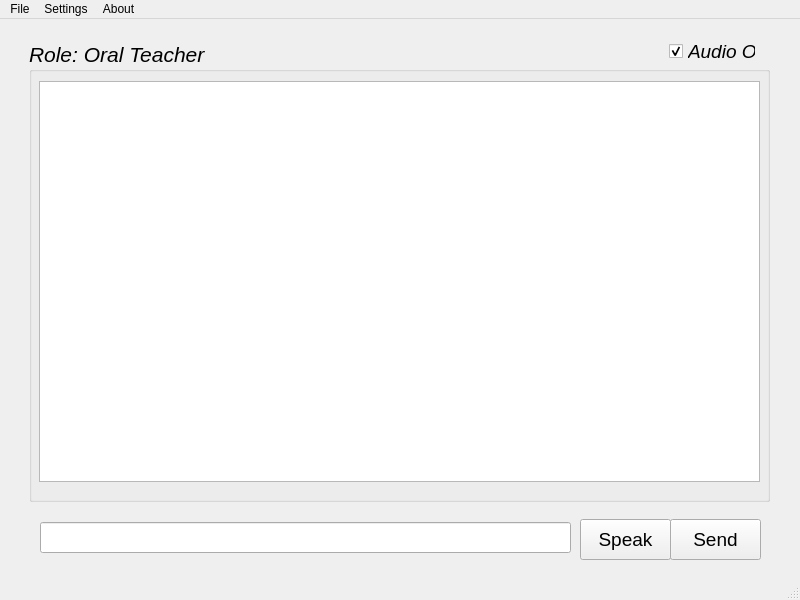
<?xml version="1.0" encoding="UTF-8"?>
<ui version="4.0">
 <class>MainWindow</class>
 <widget class="QMainWindow" name="MainWindow">
  <property name="geometry">
   <rect>
    <x>0</x>
    <y>0</y>
    <width>800</width>
    <height>600</height>
   </rect>
  </property>
  <property name="windowTitle">
   <string>Super Assistant</string>
  </property>
  <widget class="QWidget" name="centralwidget">
   <widget class="QGroupBox" name="groupBox">
    <property name="geometry">
     <rect>
      <x>29</x>
      <y>22</y>
      <width>741</width>
      <height>461</height>
     </rect>
    </property>
    <property name="font">
     <font>
      <family>Arial</family>
      <pointsize>16</pointsize>
      <weight>50</weight>
      <italic>true</italic>
      <bold>false</bold>
      <underline>false</underline>
      <strikeout>false</strikeout>
      <kerning>true</kerning>
     </font>
    </property>
    <property name="title">
     <string>Role: Oral Teacher</string>
    </property>
    <widget class="QTextBrowser" name="textBrowser">
     <property name="geometry">
      <rect>
       <x>10</x>
       <y>40</y>
       <width>721</width>
       <height>401</height>
      </rect>
     </property>
     <property name="font">
      <font>
       <pointsize>14</pointsize>
       <italic>false</italic>
      </font>
     </property>
     <property name="html">
      <string>&lt;!DOCTYPE HTML PUBLIC &quot;-//W3C//DTD HTML 4.0//EN&quot; &quot;http://www.w3.org/TR/REC-html40/strict.dtd&quot;&gt;
&lt;html&gt;&lt;head&gt;&lt;meta name=&quot;qrichtext&quot; content=&quot;1&quot; /&gt;&lt;style type=&quot;text/css&quot;&gt;
p, li { white-space: pre-wrap; }
&lt;/style&gt;&lt;/head&gt;&lt;body style=&quot; font-family:'Arial'; font-size:14pt; font-weight:400; font-style:normal;&quot;&gt;
&lt;p style=&quot;-qt-paragraph-type:empty; margin-top:0px; margin-bottom:0px; margin-left:0px; margin-right:0px; -qt-block-indent:0; text-indent:0px;&quot;&gt;&lt;br /&gt;&lt;/p&gt;&lt;/body&gt;&lt;/html&gt;</string>
     </property>
    </widget>
    <widget class="QCheckBox" name="checkBox">
     <property name="geometry">
      <rect>
       <x>640</x>
       <y>0</y>
       <width>87</width>
       <height>20</height>
      </rect>
     </property>
     <property name="font">
      <font>
       <family>Arial</family>
       <pointsize>14</pointsize>
      </font>
     </property>
     <property name="text">
      <string>Audio On</string>
     </property>
     <property name="checked">
      <bool>true</bool>
     </property>
    </widget>
   </widget>
   <widget class="QLineEdit" name="lineEdit">
    <property name="enabled">
     <bool>true</bool>
    </property>
    <property name="geometry">
     <rect>
      <x>40</x>
      <y>503</y>
      <width>531</width>
      <height>31</height>
     </rect>
    </property>
    <property name="font">
     <font>
      <family>Arial</family>
     </font>
    </property>
   </widget>
   <widget class="QPushButton" name="pushButton">
    <property name="geometry">
     <rect>
      <x>580</x>
      <y>500</y>
      <width>91</width>
      <height>41</height>
     </rect>
    </property>
    <property name="font">
     <font>
      <family>Arial</family>
      <pointsize>14</pointsize>
     </font>
    </property>
    <property name="text">
     <string>Speak</string>
    </property>
   </widget>
   <widget class="QPushButton" name="pushButton_2">
    <property name="geometry">
     <rect>
      <x>670</x>
      <y>500</y>
      <width>91</width>
      <height>41</height>
     </rect>
    </property>
    <property name="font">
     <font>
      <family>Arial</family>
      <pointsize>14</pointsize>
     </font>
    </property>
    <property name="text">
     <string>Send</string>
    </property>
   </widget>
  </widget>
  <widget class="QMenuBar" name="menubar">
   <property name="geometry">
    <rect>
     <x>0</x>
     <y>0</y>
     <width>800</width>
     <height>24</height>
    </rect>
   </property>
   <widget class="QMenu" name="menuSettings">
    <property name="title">
     <string>Settings</string>
    </property>
    <widget class="QMenu" name="menuRoles">
     <property name="title">
      <string>Roles</string>
     </property>
     <addaction name="actionOral_Teacher"/>
     <addaction name="actionChatbot"/>
     <addaction name="actionAisearch"/>
    </widget>
    <widget class="QMenu" name="menuAPI_Key">
     <property name="title">
      <string>API Key</string>
     </property>
     <addaction name="actionMy_API_Key"/>
    </widget>
    <widget class="QMenu" name="menuLanguages">
     <property name="title">
      <string>Languages</string>
     </property>
     <addaction name="actionChinese"/>
     <addaction name="actionGerman"/>
     <addaction name="actionEnglish"/>
     <addaction name="actionSpanish"/>
     <addaction name="actionFrench"/>
     <addaction name="actionItalian"/>
     <addaction name="actionJapanese"/>
     <addaction name="actionKorean"/>
     <addaction name="actionPolish"/>
     <addaction name="actionRussian"/>
     <addaction name="actionSwedish"/>
    </widget>
    <addaction name="menuLanguages"/>
    <addaction name="menuRoles"/>
    <addaction name="menuAPI_Key"/>
   </widget>
   <widget class="QMenu" name="menuHelp">
    <property name="title">
     <string>About</string>
    </property>
    <addaction name="actionGithub"/>
    <addaction name="actionFeedback"/>
   </widget>
   <widget class="QMenu" name="menuFile">
    <property name="title">
     <string>File</string>
    </property>
    <addaction name="actionSave"/>
    <addaction name="actionLoad"/>
   </widget>
   <addaction name="menuFile"/>
   <addaction name="menuSettings"/>
   <addaction name="menuHelp"/>
  </widget>
  <widget class="QStatusBar" name="statusbar"/>
  <action name="actionOral_Teacher">
   <property name="checkable">
    <bool>true</bool>
   </property>
   <property name="checked">
    <bool>true</bool>
   </property>
   <property name="text">
    <string>Oral Teacher</string>
   </property>
  </action>
  <action name="actionChatbot">
   <property name="checkable">
    <bool>true</bool>
   </property>
   <property name="text">
    <string>Chatbot</string>
   </property>
  </action>
  <action name="actionAisearch">
   <property name="checkable">
    <bool>true</bool>
   </property>
   <property name="text">
    <string>AI Search</string>
   </property>
  </action>
  <action name="actionEnglish">
   <property name="checkable">
    <bool>true</bool>
   </property>
   <property name="checked">
    <bool>true</bool>
   </property>
   <property name="text">
    <string>English</string>
   </property>
  </action>
  <action name="actionGithub">
   <property name="text">
    <string>Github</string>
   </property>
  </action>
  <action name="actionFeedback">
   <property name="text">
    <string>Feedback</string>
   </property>
  </action>
  <action name="actionMy_API_Key">
   <property name="text">
    <string>Select...</string>
   </property>
  </action>
  <action name="actionSave">
   <property name="text">
    <string>Save Chatlog</string>
   </property>
  </action>
  <action name="actionLoad">
   <property name="text">
    <string>Load Chatlog</string>
   </property>
  </action>
  <action name="actionChinese">
   <property name="checkable">
    <bool>true</bool>
   </property>
   <property name="text">
    <string>Chinese</string>
   </property>
  </action>
  <action name="actionGerman">
   <property name="checkable">
    <bool>true</bool>
   </property>
   <property name="text">
    <string>German</string>
   </property>
  </action>
  <action name="actionEnglish">
   <property name="checkable">
    <bool>true</bool>
   </property>
   <property name="checked">
    <bool>true</bool>
   </property>
   <property name="text">
    <string>English</string>
   </property>
  </action>
  <action name="actionSpanish">
   <property name="checkable">
    <bool>true</bool>
   </property>
   <property name="text">
    <string>Spanish</string>
   </property>
  </action>
  <action name="actionFrench">
   <property name="checkable">
    <bool>true</bool>
   </property>
   <property name="text">
    <string>French</string>
   </property>
  </action>
  <action name="actionItalian">
   <property name="checkable">
    <bool>true</bool>
   </property>
   <property name="text">
    <string>Italian</string>
   </property>
  </action>
  <action name="actionJapanese">
   <property name="checkable">
    <bool>true</bool>
   </property>
   <property name="text">
    <string>Japanese</string>
   </property>
  </action>
  <action name="actionKorean">
   <property name="checkable">
    <bool>true</bool>
   </property>
   <property name="text">
    <string>Korean</string>
   </property>
  </action>
  <action name="actionPolish">
   <property name="checkable">
    <bool>true</bool>
   </property>
   <property name="text">
    <string>Polish</string>
   </property>
  </action>
  <action name="actionRussian">
   <property name="checkable">
    <bool>true</bool>
   </property>
   <property name="text">
    <string>Russian</string>
   </property>
  </action>
  <action name="actionSwedish">
   <property name="checkable">
    <bool>true</bool>
   </property>
   <property name="text">
    <string>Swedish</string>
   </property>
  </action>
 </widget>
 <resources/>
 <connections/>
</ui>
